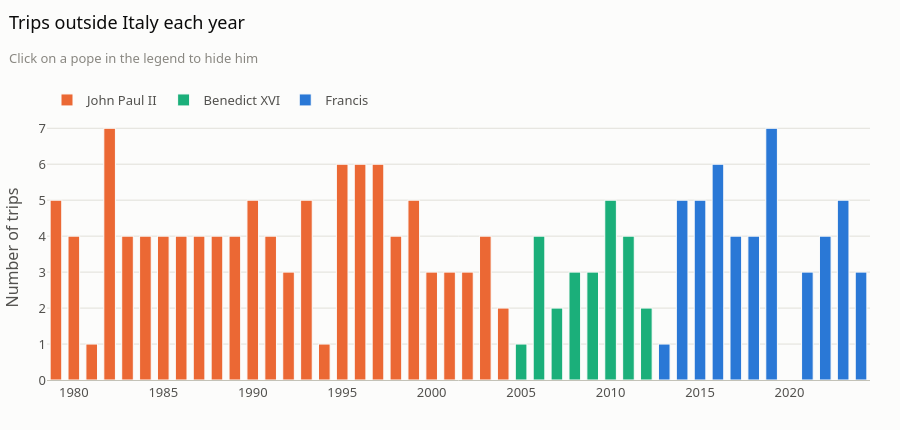

This figure's notebook cell:
### Code cell
per_year = trips.groupby(["year", "pope"])["trip_id"].nunique().rename("trips").reset_index()

fig = px.bar(per_year, x="year", y="trips", color="pope",
             category_orders={"pope": POPES}, color_discrete_map=POPE_COLORS)
fig.update_traces(marker_line_color=g.FOND, marker_line_width=1,
                  hovertemplate="%{x}, %{fullData.name}: %{y} trip(s)<extra></extra>")
fig.update_xaxes(title=None)
fig.update_yaxes(title="Number of trips", showgrid=True)
g.titre(fig, "Trips outside Italy each year", "Click on a pope in the legend to hide him", hauteur=430)
fig.show()

### Figure 1 — Plotly figure (JSON) as saved in the notebook; plotly's stock layout.template omitted (floating-point values rounded to 4 significant figures)
{"data": [{"hovertemplate": "%{x}, %{fullData.name}: %{y} trip(s)<extra></extra>", "legendgroup": "John Paul II", "marker": {"color": "#eb6834", "line": {"color": "#fcfcfb", "width": 1}, "pattern": {"shape": ""}}, "name": "John Paul II", "orientation": "v", "showlegend": true, "textposition": "auto", "type": "bar", "x": [1979, 1980, 1981, 1982, 1983, 1984, 1985, 1986, 1987, 1988, 1989, 1990, 1991, 1992, 1993, 1994, 1995, 1996, 1997, 1998, 1999, 2000, 2001, 2002, 2003, 2004], "xaxis": "x", "y": [5, 4, 1, 7, 4, 4, 4, 4, 4, 4, 4, 5, 4, 3, 5, 1, 6, 6, 6, 4, 5, 3, 3, 3, 4, 2], "yaxis": "y"}, {"hovertemplate": "%{x}, %{fullData.name}: %{y} trip(s)<extra></extra>", "legendgroup": "Benedict XVI", "marker": {"color": "#1baf7a", "line": {"color": "#fcfcfb", "width": 1}, "pattern": {"shape": ""}}, "name": "Benedict XVI", "orientation": "v", "showlegend": true, "textposition": "auto", "type": "bar", "x": [2005, 2006, 2007, 2008, 2009, 2010, 2011, 2012], "xaxis": "x", "y": [1, 4, 2, 3, 3, 5, 4, 2], "yaxis": "y"}, {"hovertemplate": "%{x}, %{fullData.name}: %{y} trip(s)<extra></extra>", "legendgroup": "Francis", "marker": {"color": "#2a78d6", "line": {"color": "#fcfcfb", "width": 1}, "pattern": {"shape": ""}}, "name": "Francis", "orientation": "v", "showlegend": true, "textposition": "auto", "type": "bar", "x": [2013, 2014, 2015, 2016, 2017, 2018, 2019, 2021, 2022, 2023, 2024], "xaxis": "x", "y": [1, 5, 5, 6, 4, 4, 7, 3, 4, 5, 3], "yaxis": "y"}], "layout": {"barmode": "relative", "height": 430, "legend": {"title": {"text": ""}, "tracegroupgap": 0}, "margin": {"t": 115}, "title": {"subtitle": {"font": {"color": "#898781", "size": 13}, "text": "Click on a pope in the legend to hide him"}, "text": "Trips outside Italy each year"}, "xaxis": {"anchor": "y", "domain": [0.0, 1.0], "title": {}}, "yaxis": {"anchor": "x", "domain": [0.0, 1.0], "showgrid": true, "title": {"text": "Number of trips"}}}}
